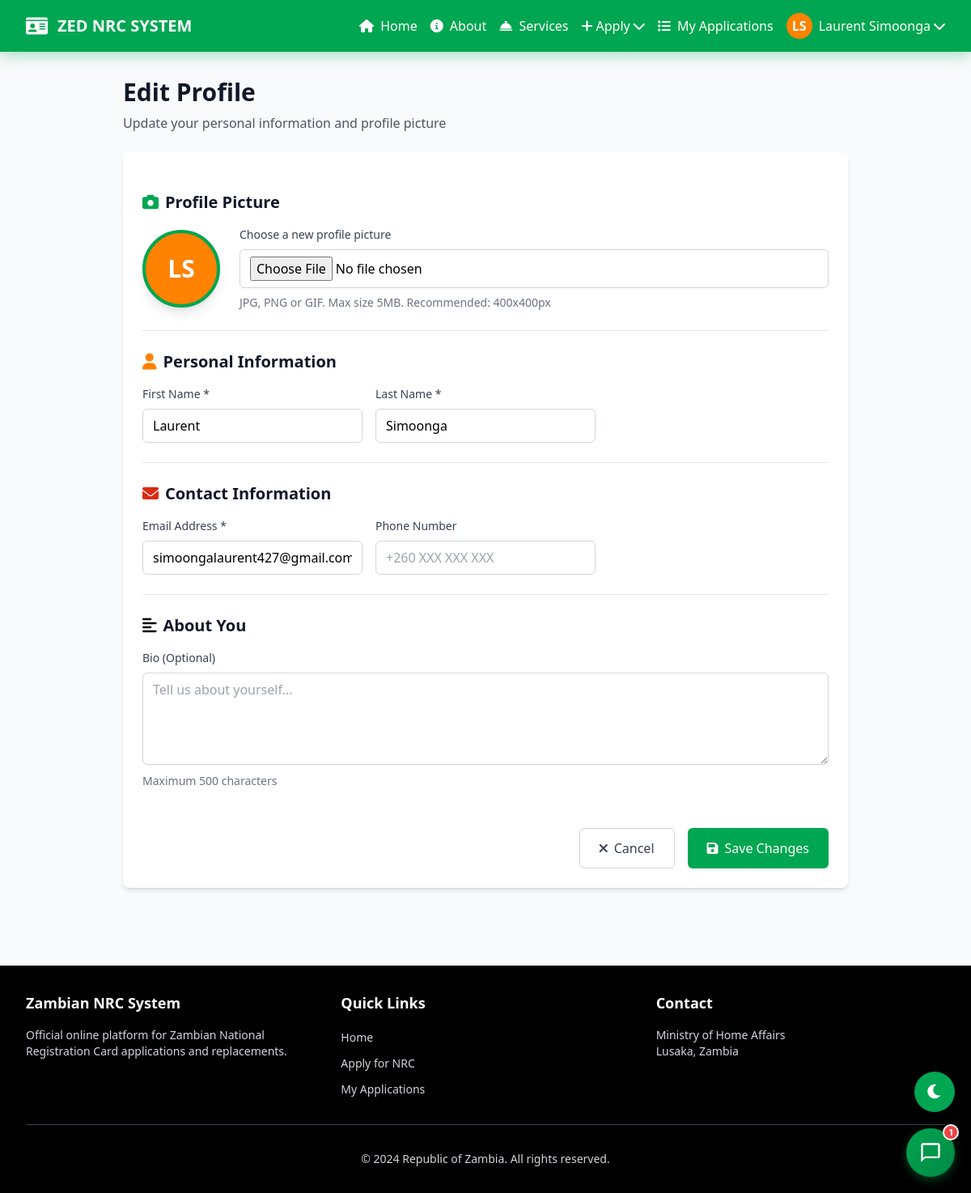
Page /accounts/profile/edit/ (signed in) on the committed database.
### accounts/models.py (models this page shows, shortened)
class CustomUser(AbstractUser):
    phone_number = models.CharField(max_length=15, blank=True)
    nrc_number = models.CharField(max_length=20, blank=True, unique=True, null=True)
    profile_image = models.ImageField(upload_to='profile_images/', blank=True, null=True)
    bio = models.TextField(max_length=500, blank=True)
    otp_code = models.CharField(max_length=6, blank=True, null=True)
    otp_created_at = models.DateTimeField(blank=True, null=True)
    otp_verified = models.BooleanField(default=False)
    def get_initials(self):
        if self.first_name and self.last_name:
            return f"{self.first_name[0]}{self.last_name[0]}".upper()
        return self.username[0].upper() if self.username else "U"

### accounts/views.py (the view)
# urls.py: path('profile/edit/', views.edit_profile, name='edit_profile'),
@login_required
def edit_profile(request):
    if request.method == 'POST':
        form = UserProfileForm(request.POST, request.FILES, instance=request.user)
        if form.is_valid():
            form.save()
            messages.success(request, 'Your profile has been updated successfully!')
            return redirect('accounts:profile')
    else:
        form = UserProfileForm(instance=request.user)
    return render(request, 'accounts/edit_profile.html', {'form': form})

### templates/accounts/edit_profile.html (shortened to what this page needs)
{% extends 'base.html' %}
{% block content %}
<div class="max-w-4xl mx-auto fade-in-scroll">
    <div class="mb-6">
        <h1 class="text-3xl font-bold text-gray-900 mb-2">Edit Profile</h1>
        <p class="text-gray-600">Update your personal information and profile picture</p>
    </div>
    <div class="bg-white rounded-lg shadow-md p-6">
        <form method="post" enctype="multipart/form-data" class="space-y-6">
            <div class="border-b border-gray-200 pb-6">
                <h2 class="text-xl font-semibold text-gray-900 mb-4">
                    <i class="fas fa-camera text-zambian-green mr-2"></i>Profile Picture
                </h2>
                <div class="flex items-center space-x-6">
                    <div class="flex-shrink-0">
                        {% if user.profile_image %}
                            <img src="{{ user.profile_image.url }}" alt="{{ user.get_full_name }}"
                                 id="profile-preview"
                                 class="w-24 h-24 rounded-full object-cover border-4 border-zambian-green shadow-lg">
                        {% else %}
                            <div id="profile-preview" class="w-24 h-24 rounded-full bg-zambian-orange flex items-center justify-center text-white text-3xl font-bold border-4 border-zambian-green shadow-lg">
                                {{ user.get_initials }}
                            </div>
                        {% endif %}
                    </div>
                    <div class="flex-1">
                        <label for="id_profile_image" class="block text-sm font-medium text-gray-700 mb-2">
                            Choose a new profile picture
                        </label>
                        <input type="file" id="id_profile_image" name="profile_image" accept="image/*"
                               class="w-full px-3 py-2 border border-gray-300 rounded-md focus:outline-none focus:ring-zambian-green focus:border-zambian-green"
                               onchange="previewImage(event)">
                        <p class="text-sm text-gray-500 mt-2">
                            JPG, PNG or GIF. Max size 5MB. Recommended: 400x400px
                        </p>
                    </div>
                </div>
            </div>
            <div class="border-b border-gray-200 pb-6">
                <h2 class="text-xl font-semibold text-gray-900 mb-4">
                    <i class="fas fa-user text-zambian-orange mr-2"></i>Personal Information
                </h2>
                <div class="grid grid-cols-1 md:grid-cols-2 gap-4">
                    <div>
                        <label for="id_first_name" class="block text-sm font-medium text-gray-700 mb-2">
                            First Name *
                        </label>
                        <input type="text" id="id_first_name" name="first_name" value="{{ form.first_name.value|default:'' }}" required
                               class="w-full px-3 py-2 border border-gray-300 rounded-md focus:outline-none focus:ring-zambian-green focus:border-zambian-green"
                               placeholder="First Name">
                    </div>
                    <div>
                        <label for="id_last_name" class="block text-sm font-medium text-gray-700 mb-2">
                            Last Name *
                        </label>
                        <input type="text" id="id_last_name" name="last_name" value="{{ form.last_name.value|default:'' }}" required
                               class="w-full px-3 py-2 border border-gray-300 rounded-md focus:outline-none focus:ring-zambian-green focus:border-zambian-green"
                               placeholder="Last Name">
                    </div>
                </div>
            </div>
            <div class="border-b border-gray-200 pb-6">
                <h2 class="text-xl font-semibold text-gray-900 mb-4">
                    <i class="fas fa-envelope text-zambian-red mr-2"></i>Contact Information
                </h2>
                <div class="grid grid-cols-1 md:grid-cols-2 gap-4">
                    <div>
                        <label for="id_email" class="block text-sm font-medium text-gray-700 mb-2">
                            Email Address *
                        </label>
                        <input type="email" id="id_email" name="email" value="{{ form.email.value|default:'' }}" required
                               class="w-full px-3 py-2 border border-gray-300 rounded-md focus:outline-none focus:ring-zambian-green focus:border-zambian-green"
                               placeholder="email@example.com">
                    </div>
                    <div>
                        <label for="id_phone_number" class="block text-sm font-medium text-gray-700 mb-2">
                            Phone Number
                        </label>
                        <input type="tel" id="id_phone_number" name="phone_number" value="{{ form.phone_number.value|default:'' }}"
                               class="w-full px-3 py-2 border border-gray-300 rounded-md focus:outline-none focus:ring-zambian-green focus:border-zambian-green"
                               placeholder="+260 XXX XXX XXX">
                    </div>
                </div>
            </div>
            <div>
                <h2 class="text-xl font-semibold text-gray-900 mb-4">
                    <i class="fas fa-align-left text-zambian-black mr-2"></i>About You
                </h2>
                <div>
                    <label for="id_bio" class="block text-sm font-medium text-gray-700 mb-2">
                        Bio (Optional)
                    </label>
                    <textarea id="id_bio" name="bio" rows="4"
                              class="w-full px-3 py-2 border border-gray-300 rounded-md focus:outline-none focus:ring-zambian-green focus:border-zambian-green"
                              placeholder="Tell us about yourself...">{{ form.bio.value|default:'' }}</textarea>
                    <p class="text-sm text-gray-500 mt-1">Maximum 500 characters</p>
                </div>
            </div>
            <div class="flex justify-end space-x-4 pt-6">
                <a href="{% url 'accounts:profile' %}"
                   class="px-6 py-3 border border-gray-300 rounded-md text-gray-700 hover:bg-gray-50 transition-colors">
                    <i class="fas fa-times mr-2"></i>Cancel
                </a>
                <button type="submit"
                        class="px-6 py-3 bg-zambian-green text-white rounded-md hover:bg-green-700 transition-colors ripple">
                    <i class="fas fa-save mr-2"></i>Save Changes
                </button>
            </div>
        </form>
    </div>
</div>
{% endblock %}

### templates/base.html (shortened to what this page needs)
{% load static %}
<!DOCTYPE html>
<html lang="en">
<head>
    <script src="https://cdn.tailwindcss.com"></script>
    <link href="https://cdnjs.cloudflare.com/ajax/libs/font-awesome/6.0.0/css/all.min.css" rel="stylesheet">
    <link href="{% static 'css/animations.css' %}" rel="stylesheet">
    <link href="{% static 'css/chat-widget.css' %}" rel="stylesheet">
    <link href="{% static 'css/mobile-responsive.css' %}" rel="stylesheet">
    <link href="{% static 'css/pwa-styles.css' %}" rel="stylesheet">
    <link href="{% static 'css/auth-enhancements.css' %}" rel="stylesheet">
    <link href="{% static 'css/dark-mode.css' %}" rel="stylesheet">
    <link href="{% static 'css/ios-install-prompt.css' %}" rel="stylesheet">
</head>
<body class="bg-gray-50 min-h-screen loading">
    <nav class="bg-zambian-green shadow-lg">
        <div class="max-w-7xl mx-auto px-4 sm:px-6 lg:px-8">
            <div class="flex justify-between h-16">
                <div class="flex items-center">
                    <a href="{% url 'applications:home' %}" class="flex items-center">
                        <i class="fas fa-id-card text-white text-2xl mr-2 sm:mr-3"></i>
                        <span class="text-white text-lg sm:text-xl font-bold hidden sm:inline">ZED NRC SYSTEM</span>
                    </a>
                </div>
                <div class="hidden md:flex items-center space-x-4 desktop-menu">
                    {% if user.is_authenticated %}
                        <a href="{% url 'applications:home' %}" class="text-white hover:text-zambian-orange transition-colors">
                            <i class="fas fa-home mr-1"></i> Home
                        </a>
                        <a href="{% url 'applications:about' %}" class="text-white hover:text-zambian-orange transition-colors">
                            <i class="fas fa-info-circle mr-1"></i> About
                        </a>
                        <a href="{% url 'applications:services' %}" class="text-white hover:text-zambian-orange transition-colors">
                            <i class="fas fa-concierge-bell mr-1"></i> Services
                        </a>
                        <div class="relative group">
                            <button class="text-white hover:text-zambian-orange transition-colors flex items-center">
                                <i class="fas fa-plus mr-1"></i> Apply
                                <i class="fas fa-chevron-down ml-1"></i>
                            </button>
                        </div>
                        <a href="{% url 'applications:my_applications' %}" class="text-white hover:text-zambian-orange transition-colors">
                            <i class="fas fa-list mr-1"></i> My Applications
                        </a>
                        <div class="relative group">
                            <button class="text-white hover:text-zambian-orange transition-colors flex items-center">
                                {% if user.profile_image %}
                                    <img src="{{ user.profile_image.url }}" alt="{{ user.get_full_name }}"
                                         class="w-8 h-8 rounded-full object-cover border-2 border-white mr-2">
                                {% else %}
                                    <div class="w-8 h-8 rounded-full bg-zambian-orange flex items-center justify-center text-white font-semibold mr-2">
                                        {{ user.get_initials }}
                                    </div>
                                {% endif %}
                                <span class="hidden lg:inline">{{ user.get_full_name|default:user.username }}</span>
                                <i class="fas fa-chevron-down ml-1"></i>
                            </button>
                        </div>
                    {% endif %}
                </div>
            </div>
        </div>
    </nav>
    <main class="max-w-7xl mx-auto px-4 sm:px-6 lg:px-8 py-8">
        {% block content %}
        {% endblock %}
    </main>
    <footer class="bg-zambian-black text-white mt-16">
        <div class="max-w-7xl mx-auto px-4 sm:px-6 lg:px-8 py-8">
            <div class="grid grid-cols-1 sm:grid-cols-2 md:grid-cols-3 gap-8">
                <div>
                    <h3 class="text-lg font-semibold mb-4">Zambian NRC System</h3>
                    <p class="text-gray-300 text-sm">Official online platform for Zambian National Registration Card applications and replacements.</p>
                </div>
                <div>
                    <h3 class="text-lg font-semibold mb-4">Quick Links</h3>
                    <ul class="space-y-2">
                        <li><a href="{% url 'applications:home' %}" class="text-gray-300 hover:text-zambian-orange transition-colors text-sm">Home</a></li>
                        <li><a href="{% url 'applications:apply' %}" class="text-gray-300 hover:text-zambian-orange transition-colors text-sm">Apply for NRC</a></li>
                        <li><a href="{% url 'applications:my_applications' %}" class="text-gray-300 hover:text-zambian-orange transition-colors text-sm">My Applications</a></li>
                    </ul>
                </div>
                <div>
                    <h3 class="text-lg font-semibold mb-4">Contact</h3>
                    <p class="text-gray-300 text-sm">Ministry of Home Affairs</p>
                    <p class="text-gray-300 text-sm">Lusaka, Zambia</p>
                </div>
            </div>
            <div class="border-t border-gray-700 mt-8 pt-8 text-center">
                <p class="text-gray-300 text-sm">&copy; 2024 Republic of Zambia. All rights reserved.</p>
            </div>
        </div>
    </footer>
    {% if user.is_authenticated %}
        <link href="{% static 'css/chat-widget-voice.css' %}" rel="stylesheet">
    {% endif %}
</body>
</html>

### rows in the picture
CustomUser: get_initials "LS", get_full_name "Laurent Simoonga", first_name "Laurent", last_name "Simoonga", email "simoongalaurent427@gmail.com"
